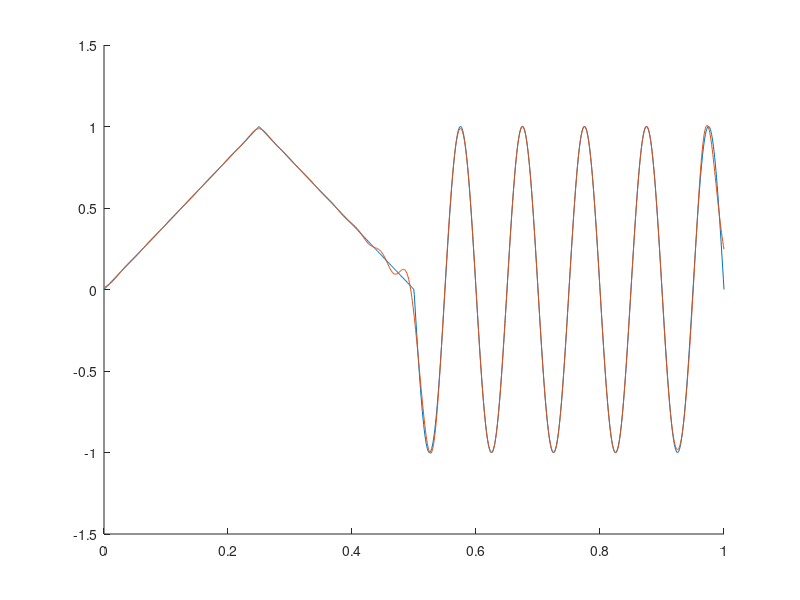

MATLAB code for this plot:
% phi = @(z) exp(-z.^2);
% N =25;
% t = linspace(0, 1, 1000);
% figure(1); clf
% hold on
% for kk = 1:N
% plot(t, phi(N*t - kk + 1/2))
% end

% N=4;
% a=[1 -1 1 -1];
% t = linspace(0,1,1000);
% y = zeros(size(t));
% for jj = 1:N
% y = y + a(jj)*phi(N*t - jj + 1/2);
% end
% plot(t, y)

t = linspace(0, 1, 1000);
x = @(z) (z < 1/4).*(4*z) + (z>=1/4).*(z<1/2).*(-4*z+2) - (z>=1/2).*sin(20*pi*z);
phi = @(z) exp(-z.^2);

N=50;
b=[]; % Find b vector
for jj = 1:N
    x_phik = @(z) x(z).*phi(N*z - jj + 1/2);
    b(jj) = integral(x_phik, 0, 1);
end

G = []; % Find Grammian
for ii = 1:N
    for jj = 1:N
        phi_phi = @(z) phi(N*z - ii + 1/2).*phi(N*z - jj + 1/2);
        G(ii,jj)=integral(phi_phi, 0, 1);
    end
end

a = inv(G)*b' % Find a vector

% Plot
y = zeros(size(t));
for jj = 1:N
    y = y + a(jj)*phi(N*t - jj + 1/2);
end
hold on;
plot(t, x(t));
plot(t, y);